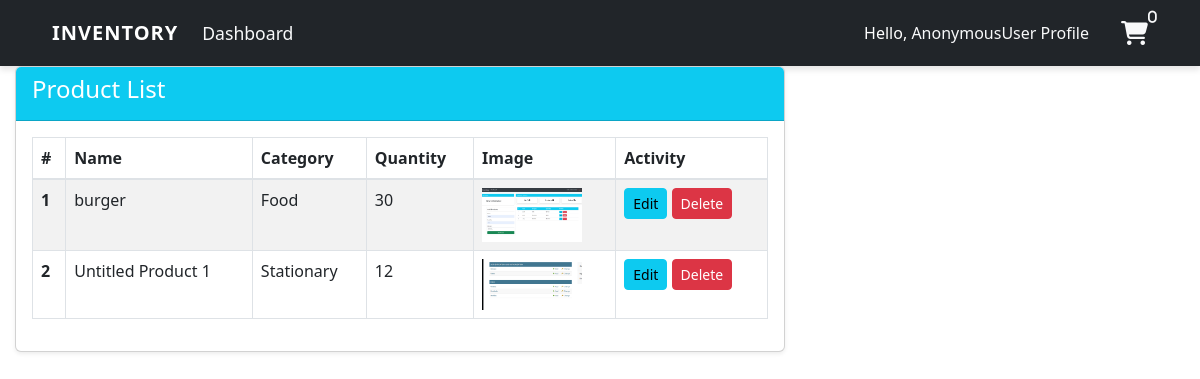
The app's page /Lowstock/, older data.
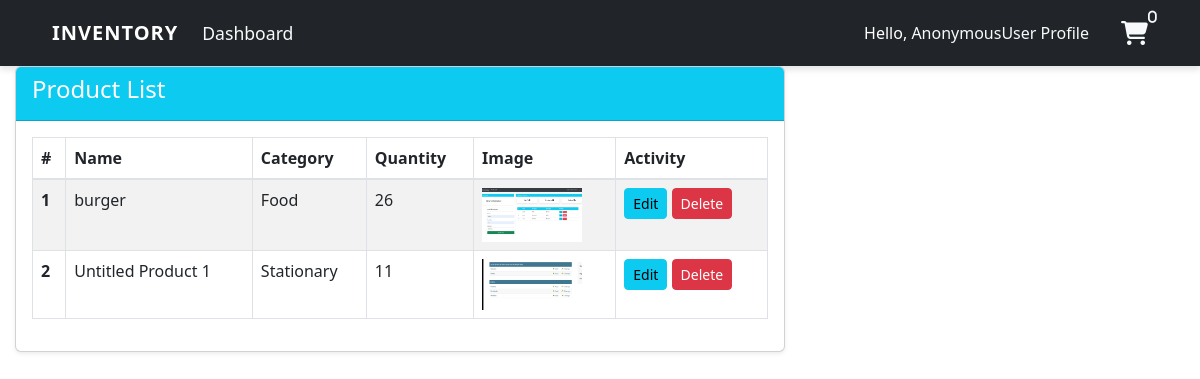
The same page, newer data.
### user/models.py (models this page shows, shortened)
class Product(models.Model):
    name = models.CharField(max_length=100, blank=True , default='Untitled Product')
    category = models.CharField(max_length=20, choices=CATEGORY, blank=True ,default='Stationary')
    quantity = models.PositiveIntegerField()
    price = models.DecimalField(max_digits=10, decimal_places=2, default=0.00)
    description = models.TextField(blank=True, null=True)
    image = models.ImageField(upload_to='product_images/', blank=True, null=True)

### user/views.py (the view)
# urls.py: path('Lowstock/' , views.Lowstock  , name='Lowstock'),
def Lowstock(request):
    items = Product.objects.filter(quantity__lt=50)
    Lowstock_count =items.count()
    product = Product.objects.all()
    workers = User.objects.all()
    worker = workers.count()
    order_count = Order.objects.count()
    orders = Order.objects.filter(payment_status='success')
    product_count = Product.objects.count()
    context = {
    'Lowstock_count': Lowstock_count,
    'items':items,
    'order':order,
    'product':product ,
    'workers':workers,
    'worker':worker,
    'order_count' : order_count,
    'orders': orders,
    'product_count':product_count
    }
    return render(request , 'dashboard/Lowstock.html' ,context)

### templates/dashboard/Lowstock.html (shortened to what this page needs)
{% extends 'partials/base.html' %}
{% block content %}
<div class="col-md-8">
  <div class="card shadow-sm">
    <div class="card-header bg-info text-white">
      <h4>Product List</h4>
    </div>
    <div class="card-body">
      <table class="table table-striped table-bordered">
        <thead class="bg-info text-white">
          <tr>
            <th scope="col">#</th>
            <th scope="col">Name</th>
            <th scope="col">Category</th>
            <th scope="col">Quantity</th>
            <th scope="col">Image</th>
            <th scope="col">Activity</th>
          </tr>
        </thead>
        <tbody>
          {% for item in items %}
            <tr>
              <th scope="row">{{ forloop.counter }}</th>
              <td>{{ item.name }}</td>
              <td>{{ item.category }}</td>
              <td>{{ item.quantity }}</td>
              <td>
                  <img src="{{ item.image.url }}" alt="{{ item.name }}" style="max-width: 100px; max-height: 100px;" />
              </td>
              <td>
                <a class="btn btn-info btn-sm" href="{% url 'product_update' item.id %}">Edit</a>
                <a class="btn btn-danger btn-sm" href="{% url 'delete' item.id %}">Delete</a>
              </td>
            </tr>
          {% endfor %}
        </tbody>
      </table>
    </div>
  </div>
</div>
{% endblock content%}

Row changes from the older to the newer data that the page shows:
changed Product "burger": quantity "30" → "26"
changed Product "Untitled Product 1": quantity "12" → "11"
